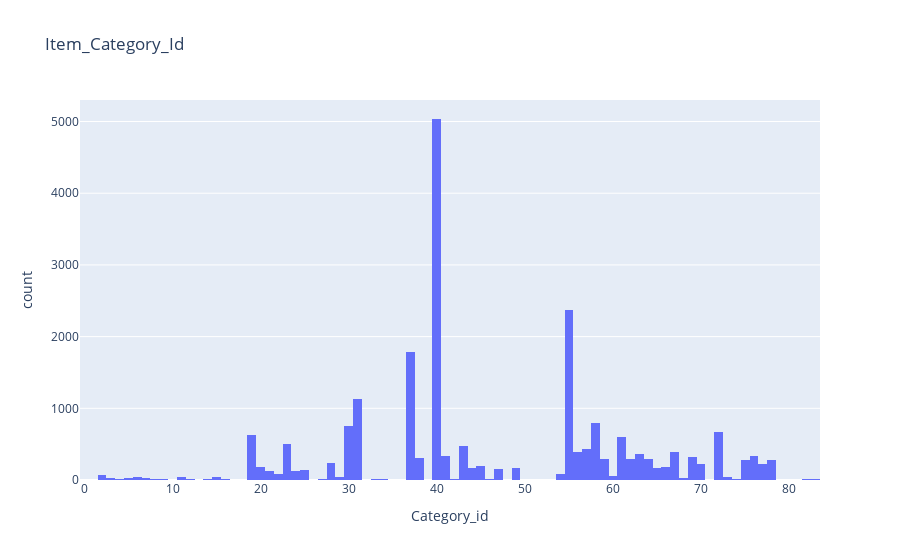

The cell this chart's notebook holds for it:
### Code cell
fig = px.histogram(items, x = "item_category_id",
                  labels = {"item_category_id":"Category_id"},
                  title = "Item_Category_Id",
                  )
                  
fig.show()

### Figure 1 — Plotly figure (JSON) as saved in the notebook; plotly's stock layout.template omitted (floating-point values rounded to 4 significant figures; data arrays with more than 128 entries replaced by an {"elided": "..."} marker saying what was removed)
{"data": [{"alignmentgroup": "True", "bingroup": "x", "hovertemplate": "Category_id=%{x}<br>count=%{y}<extra></extra>", "legendgroup": "", "marker": {"color": "#636efa", "pattern": {"shape": ""}}, "name": "", "offsetgroup": "", "orientation": "v", "showlegend": false, "type": "histogram", "x": {"elided": "22170 int values"}, "xaxis": "x", "yaxis": "y"}], "layout": {"barmode": "relative", "legend": {"tracegroupgap": 0}, "title": {"text": "Item_Category_Id"}, "xaxis": {"anchor": "y", "domain": [0, 1], "title": {"text": "Category_id"}}, "yaxis": {"anchor": "x", "domain": [0, 1], "title": {"text": "count"}}}}
